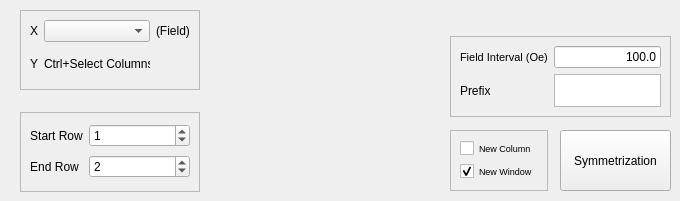
         <widget class="QWidget" name="tab_3">
          <attribute name="title">
           <string>H_Swp_Sym</string>
          </attribute>
          <widget class="QPushButton" name="btnFSSym">
           <property name="geometry">
            <rect>
             <x>560</x>
             <y>130</y>
             <width>111</width>
             <height>61</height>
            </rect>
           </property>
           <property name="text">
            <string>Symmetrization</string>
           </property>
          </widget>
          <widget class="QFrame" name="frame_5">
           <property name="geometry">
            <rect>
             <x>20</x>
             <y>112</y>
             <width>180</width>
             <height>80</height>
            </rect>
           </property>
           <property name="frameShape">
            <enum>QFrame::Shape::StyledPanel</enum>
           </property>
           <property name="frameShadow">
            <enum>QFrame::Shadow::Raised</enum>
           </property>
           <layout class="QGridLayout" name="gridLayout_6">
            <item row="0" column="0">
             <widget class="QLabel" name="label_Y_9">
              <property name="sizePolicy">
               <sizepolicy hsizetype="Fixed" vsizetype="Preferred">
                <horstretch>0</horstretch>
                <verstretch>0</verstretch>
               </sizepolicy>
              </property>
              <property name="text">
               <string>Start Row</string>
              </property>
              <property name="alignment">
               <set>Qt::AlignmentFlag::AlignCenter</set>
              </property>
             </widget>
            </item>
            <item row="0" column="1">
             <widget class="QSpinBox" name="spinFSSymStart">
              <property name="sizePolicy">
               <sizepolicy hsizetype="Preferred" vsizetype="Fixed">
                <horstretch>0</horstretch>
                <verstretch>0</verstretch>
               </sizepolicy>
              </property>
              <property name="maximum">
               <number>999999999</number>
              </property>
              <property name="value">
               <number>1</number>
              </property>
             </widget>
            </item>
            <item row="1" column="0">
             <widget class="QLabel" name="label_Y_8">
              <property name="sizePolicy">
               <sizepolicy hsizetype="Fixed" vsizetype="Preferred">
                <horstretch>0</horstretch>
                <verstretch>0</verstretch>
               </sizepolicy>
              </property>
              <property name="text">
               <string>End Row</string>
              </property>
              <property name="alignment">
               <set>Qt::AlignmentFlag::AlignCenter</set>
              </property>
             </widget>
            </item>
            <item row="1" column="1">
             <widget class="QSpinBox" name="spinFSSymEnd">
              <property name="sizePolicy">
               <sizepolicy hsizetype="Preferred" vsizetype="Fixed">
                <horstretch>0</horstretch>
                <verstretch>0</verstretch>
               </sizepolicy>
              </property>
              <property name="maximum">
               <number>999999999</number>
              </property>
              <property name="value">
               <number>2</number>
              </property>
             </widget>
            </item>
           </layout>
          </widget>
          <widget class="QFrame" name="frame_8">
           <property name="geometry">
            <rect>
             <x>450</x>
             <y>130</y>
             <width>98</width>
             <height>61</height>
            </rect>
           </property>
           <property name="frameShape">
            <enum>QFrame::Shape::StyledPanel</enum>
           </property>
           <property name="frameShadow">
            <enum>QFrame::Shadow::Raised</enum>
           </property>
           <layout class="QVBoxLayout" name="verticalLayout_3">
            <item>
             <widget class="QCheckBox" name="checkFSSNewColumn">
              <property name="font">
               <font>
                <pointsize>7</pointsize>
               </font>
              </property>
              <property name="text">
               <string>New Column</string>
              </property>
              <property name="checked">
               <bool>false</bool>
              </property>
              <property name="tristate">
               <bool>false</bool>
              </property>
             </widget>
            </item>
            <item>
             <widget class="QCheckBox" name="checkFSSNewWindow">
              <property name="font">
               <font>
                <pointsize>7</pointsize>
               </font>
              </property>
              <property name="text">
               <string>New Window</string>
              </property>
              <property name="checked">
               <bool>true</bool>
              </property>
              <property name="tristate">
               <bool>false</bool>
              </property>
             </widget>
            </item>
           </layout>
          </widget>
          <widget class="QFrame" name="frame_11">
           <property name="geometry">
            <rect>
             <x>20</x>
             <y>10</y>
             <width>180</width>
             <height>80</height>
            </rect>
           </property>
           <property name="frameShape">
            <enum>QFrame::Shape::StyledPanel</enum>
           </property>
           <property name="frameShadow">
            <enum>QFrame::Shadow::Raised</enum>
           </property>
           <layout class="QGridLayout" name="gridLayout_10">
            <item row="2" column="1" colspan="2">
             <widget class="QLabel" name="label_Y_10">
              <property name="text">
               <string>Ctrl+Select Columns</string>
              </property>
              <property name="alignment">
               <set>Qt::AlignmentFlag::AlignLeading|Qt::AlignmentFlag::AlignLeft|Qt::AlignmentFlag::AlignVCenter</set>
              </property>
             </widget>
            </item>
            <item row="0" column="0">
             <widget class="QLabel" name="label_X_7">
              <property name="sizePolicy">
               <sizepolicy hsizetype="Fixed" vsizetype="Preferred">
                <horstretch>0</horstretch>
                <verstretch>0</verstretch>
               </sizepolicy>
              </property>
              <property name="text">
               <string>X</string>
              </property>
              <property name="alignment">
               <set>Qt::AlignmentFlag::AlignCenter</set>
              </property>
             </widget>
            </item>
            <item row="0" column="1" colspan="2">
             <widget class="QComboBox" name="comboFSSymX"/>
            </item>
            <item row="2" column="0">
             <widget class="QLabel" name="label">
              <property name="sizePolicy">
               <sizepolicy hsizetype="Fixed" vsizetype="Preferred">
                <horstretch>0</horstretch>
                <verstretch>0</verstretch>
               </sizepolicy>
              </property>
              <property name="text">
               <string>Y</string>
              </property>
             </widget>
            </item>
            <item row="0" column="3">
             <widget class="QLabel" name="label_2">
              <property name="sizePolicy">
               <sizepolicy hsizetype="Fixed" vsizetype="Preferred">
                <horstretch>0</horstretch>
                <verstretch>0</verstretch>
               </sizepolicy>
              </property>
              <property name="text">
               <string>(Field)</string>
              </property>
             </widget>
            </item>
           </layout>
          </widget>
          <widget class="QFrame" name="frame_12">
           <property name="geometry">
            <rect>
             <x>450</x>
             <y>36</y>
             <width>221</width>
             <height>81</height>
            </rect>
           </property>
           <property name="frameShape">
            <enum>QFrame::Shape::StyledPanel</enum>
           </property>
           <property name="frameShadow">
            <enum>QFrame::Shadow::Raised</enum>
           </property>
           <layout class="QGridLayout" name="gridLayout_11">
            <item row="1" column="0">
             <widget class="QLabel" name="label_Y_11">
              <property name="sizePolicy">
               <sizepolicy hsizetype="Fixed" vsizetype="Preferred">
                <horstretch>0</horstretch>
                <verstretch>0</verstretch>
               </sizepolicy>
              </property>
              <property name="text">
               <string>Prefix</string>
              </property>
              <property name="alignment">
               <set>Qt::AlignmentFlag::AlignLeading|Qt::AlignmentFlag::AlignLeft|Qt::AlignmentFlag::AlignVCenter</set>
              </property>
             </widget>
            </item>
            <item row="1" column="1">
             <widget class="QPlainTextEdit" name="editFSSym">
              <property name="sizePolicy">
               <sizepolicy hsizetype="Preferred" vsizetype="Fixed">
                <horstretch>0</horstretch>
                <verstretch>0</verstretch>
               </sizepolicy>
              </property>
              <property name="undoRedoEnabled">
               <bool>false</bool>
              </property>
             </widget>
            </item>
            <item row="0" column="0">
             <widget class="QLabel" name="label_3">
              <property name="sizePolicy">
               <sizepolicy hsizetype="Fixed" vsizetype="Preferred">
                <horstretch>0</horstretch>
                <verstretch>0</verstretch>
               </sizepolicy>
              </property>
              <property name="font">
               <font>
                <pointsize>8</pointsize>
               </font>
              </property>
              <property name="text">
               <string>Field Interval (Oe)</string>
              </property>
             </widget>
            </item>
            <item row="0" column="1">
             <widget class="QLineEdit" name="editFSSDensity">
              <property name="text">
               <string>100.0</string>
              </property>
              <property name="alignment">
               <set>Qt::AlignmentFlag::AlignRight|Qt::AlignmentFlag::AlignTrailing|Qt::AlignmentFlag::AlignVCenter</set>
              </property>
             </widget>
            </item>
           </layout>
          </widget>
         </widget>
